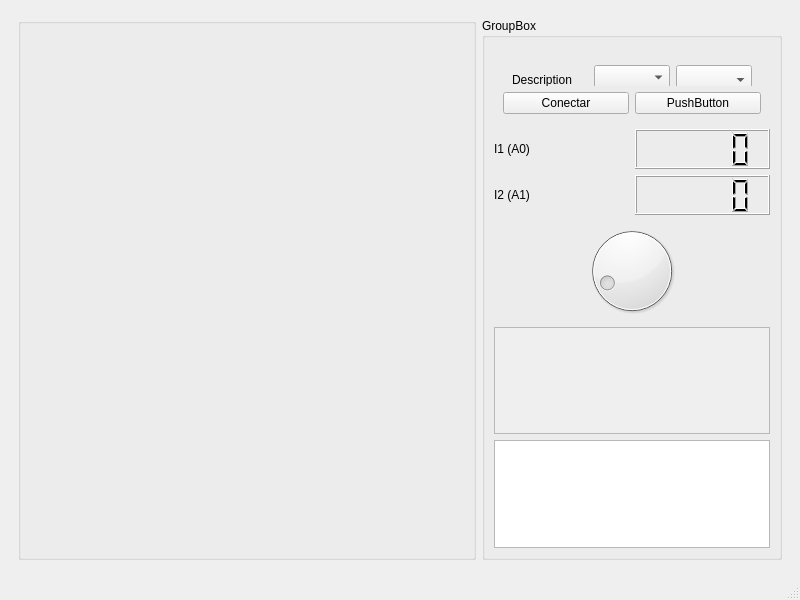
<?xml version="1.0" encoding="UTF-8"?>
<ui version="4.0">
 <class>MainWindow</class>
 <widget class="QMainWindow" name="MainWindow">
  <property name="geometry">
   <rect>
    <x>0</x>
    <y>0</y>
    <width>800</width>
    <height>600</height>
   </rect>
  </property>
  <property name="windowTitle">
   <string>MainWindow</string>
  </property>
  <widget class="QWidget" name="centralwidget">
   <layout class="QHBoxLayout" name="horizontalLayout_5">
    <item>
     <widget class="QWidget" name="horizontalWidget" native="true">
      <layout class="QHBoxLayout" name="horizontalLayout">
       <item>
        <widget class="QGroupBox" name="groupBox">
         <property name="title">
          <string/>
         </property>
         <layout class="QVBoxLayout" name="verticalLayout_3">
          <item>
           <widget class="QCustomPlot" name="customPlot" native="true"/>
          </item>
         </layout>
        </widget>
       </item>
       <item>
        <widget class="QGroupBox" name="groupBox_2">
         <property name="maximumSize">
          <size>
           <width>300</width>
           <height>16777215</height>
          </size>
         </property>
         <property name="title">
          <string>GroupBox</string>
         </property>
         <layout class="QVBoxLayout" name="verticalLayout_2">
          <item>
           <widget class="QWidget" name="verticalWidget" native="true">
            <layout class="QVBoxLayout" name="verticalLayout">
             <item>
              <widget class="QWidget" name="horizontalWidget" native="true">
               <property name="minimumSize">
                <size>
                 <width>0</width>
                 <height>30</height>
                </size>
               </property>
               <layout class="QHBoxLayout" name="horizontalLayout_2">
                <item>
                 <widget class="QLabel" name="description_lbl">
                  <property name="minimumSize">
                   <size>
                    <width>0</width>
                    <height>30</height>
                   </size>
                  </property>
                  <property name="text">
                   <string>Description</string>
                  </property>
                 </widget>
                </item>
                <item>
                 <widget class="QComboBox" name="baudRate_cmb">
                  <property name="sizePolicy">
                   <sizepolicy hsizetype="Preferred" vsizetype="Preferred">
                    <horstretch>0</horstretch>
                    <verstretch>0</verstretch>
                   </sizepolicy>
                  </property>
                  <property name="minimumSize">
                   <size>
                    <width>0</width>
                    <height>25</height>
                   </size>
                  </property>
                 </widget>
                </item>
                <item>
                 <widget class="QComboBox" name="serialPortSelector_cmb">
                  <property name="sizePolicy">
                   <sizepolicy hsizetype="Preferred" vsizetype="Preferred">
                    <horstretch>0</horstretch>
                    <verstretch>0</verstretch>
                   </sizepolicy>
                  </property>
                  <property name="minimumSize">
                   <size>
                    <width>0</width>
                    <height>30</height>
                   </size>
                  </property>
                 </widget>
                </item>
               </layout>
              </widget>
             </item>
             <item>
              <layout class="QHBoxLayout" name="horizontalLayout_3">
               <item>
                <widget class="QPushButton" name="conectar_btn">
                 <property name="text">
                  <string>Conectar</string>
                 </property>
                </widget>
               </item>
               <item>
                <widget class="QPushButton" name="pushButton_2">
                 <property name="text">
                  <string>PushButton</string>
                 </property>
                </widget>
               </item>
              </layout>
             </item>
            </layout>
           </widget>
          </item>
          <item>
           <layout class="QHBoxLayout" name="horizontalLayout_4">
            <item>
             <widget class="QLabel" name="A0_lbl">
              <property name="text">
               <string>I1 (A0)</string>
              </property>
             </widget>
            </item>
            <item>
             <widget class="QLCDNumber" name="input1_lcd">
              <property name="minimumSize">
               <size>
                <width>0</width>
                <height>40</height>
               </size>
              </property>
             </widget>
            </item>
           </layout>
          </item>
          <item>
           <layout class="QHBoxLayout" name="horizontalLayout_6">
            <item>
             <widget class="QLabel" name="label">
              <property name="text">
               <string>I2 (A1)</string>
              </property>
             </widget>
            </item>
            <item>
             <widget class="QLCDNumber" name="input2_lcd">
              <property name="minimumSize">
               <size>
                <width>0</width>
                <height>40</height>
               </size>
              </property>
             </widget>
            </item>
           </layout>
          </item>
          <item>
           <widget class="QDial" name="rangeSize_dial">
            <property name="minimumSize">
             <size>
              <width>0</width>
              <height>100</height>
             </size>
            </property>
            <property name="minimum">
             <number>100</number>
            </property>
            <property name="maximum">
             <number>8000</number>
            </property>
            <property name="singleStep">
             <number>100</number>
            </property>
            <property name="pageStep">
             <number>500</number>
            </property>
            <property name="value">
             <number>1000</number>
            </property>
            <property name="tracking">
             <bool>true</bool>
            </property>
           </widget>
          </item>
          <item>
           <widget class="QPlainTextEdit" name="infoSalida_txt">
            <property name="enabled">
             <bool>false</bool>
            </property>
            <property name="sizePolicy">
             <sizepolicy hsizetype="Preferred" vsizetype="Preferred">
              <horstretch>0</horstretch>
              <verstretch>0</verstretch>
             </sizepolicy>
            </property>
           </widget>
          </item>
          <item>
           <widget class="QPlainTextEdit" name="erroresSalida_txt"/>
          </item>
         </layout>
        </widget>
       </item>
      </layout>
     </widget>
    </item>
   </layout>
  </widget>
  <widget class="QMenuBar" name="menubar">
   <property name="geometry">
    <rect>
     <x>0</x>
     <y>0</y>
     <width>800</width>
     <height>20</height>
    </rect>
   </property>
  </widget>
  <widget class="QStatusBar" name="statusbar"/>
 </widget>
 <customwidgets>
  <customwidget>
   <class>QCustomPlot</class>
   <extends>QWidget</extends>
   <header>qcustomplot.h</header>
   <container>1</container>
  </customwidget>
 </customwidgets>
 <resources/>
 <connections/>
</ui>
